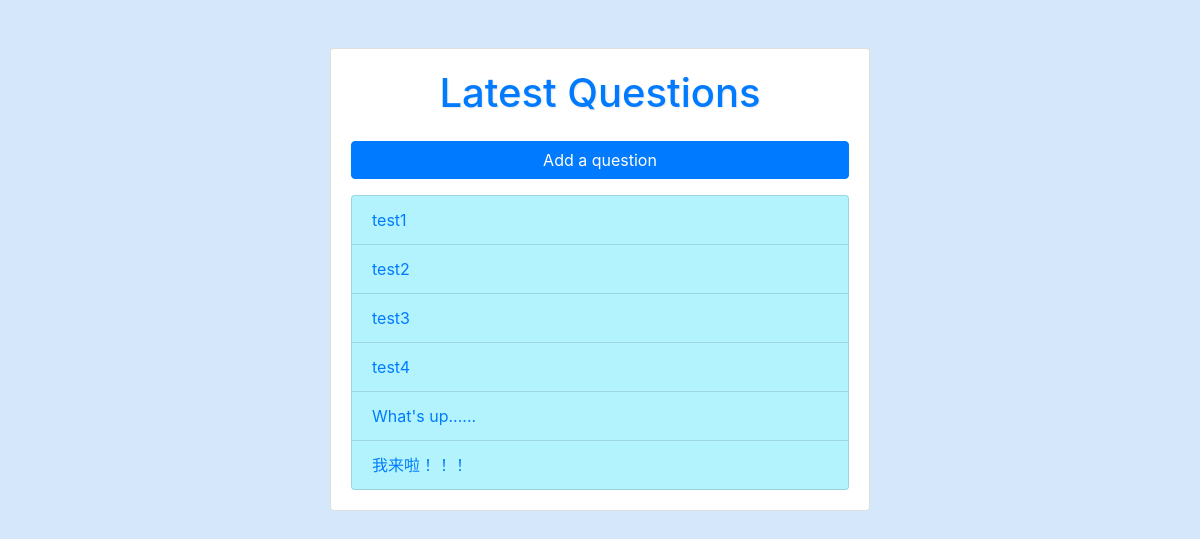
The app's page /myapp/, older data.
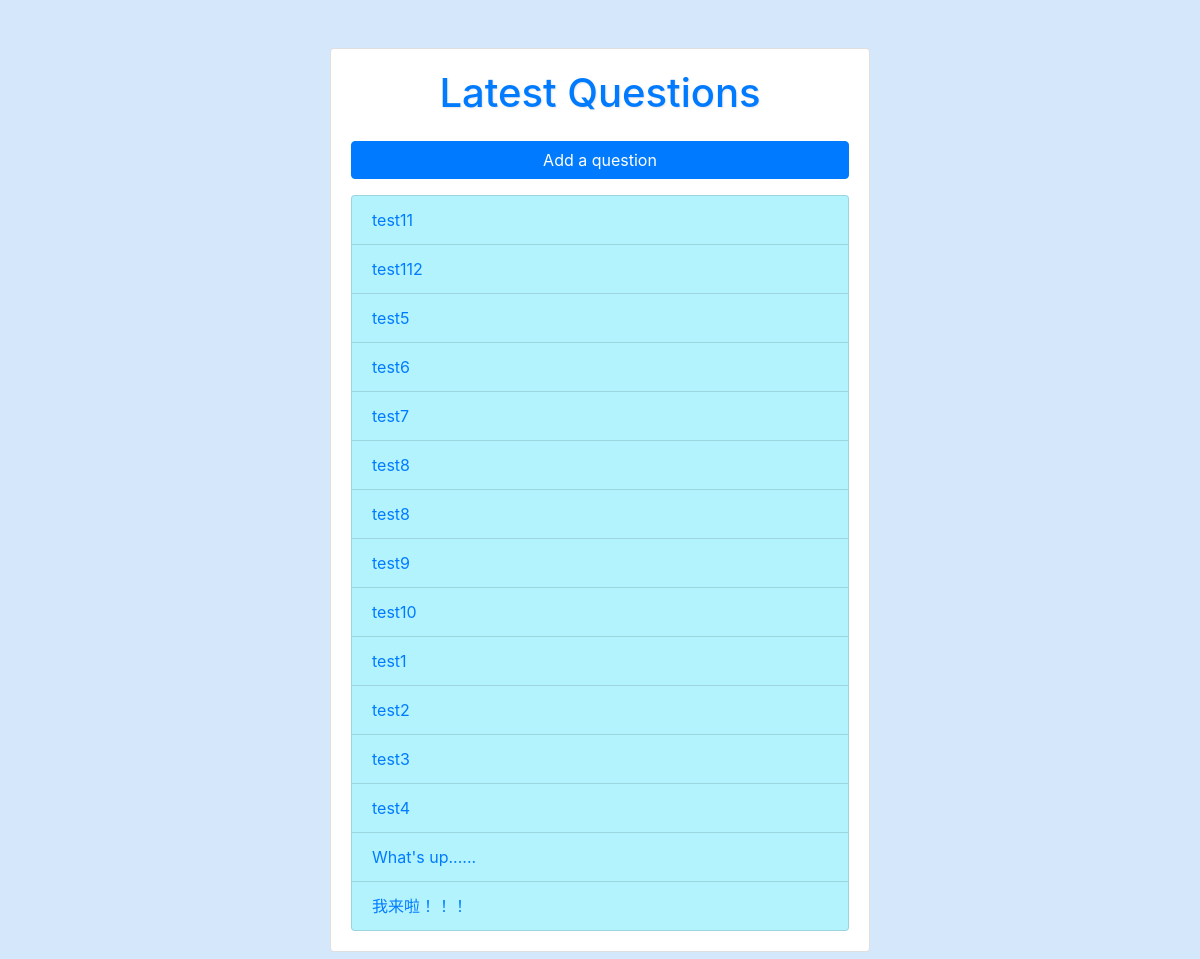
The same page, newer data.
### myapp/models.py (models this page shows, shortened)
class Question(models.Model):
    question_text = models.CharField(max_length=200)
    pub_date = models.DateTimeField("date published")

### myapp/views.py (the view)
# urls.py: path("", views.IndexView.as_view(), name="index"),
class IndexView(generic.ListView):
    template_name = "myapp/index.html"
    context_object_name = "latest_question_list"
    def get_queryset(self):
        return Question.objects.filter(pub_date__lte=timezone.now()).order_by("-pub_date")

### myapp/templates/myapp/index.html (shortened to what this page needs)
{% load static %}
<!DOCTYPE html>
<html lang="en">
<head>
    <link rel="stylesheet" href="https://maxcdn.bootstrapcdn.com/bootstrap/4.5.2/css/bootstrap.min.css">
    <link rel="stylesheet" href="{% static 'myapp/style.css' %}">
</head>
<body>
    <div class="container">
        <div class="row justify-content-center">
            <div class="col-md-6">
                <div class="card my-5">
                    <div class="card-body">
                        <h1 class="text-center mb-4">Latest Questions</h1>
                        <a href="{% url 'myapp:add_question' %}" class="btn btn-primary btn-block mb-3">Add a question</a>
                        {% if latest_question_list %}
                            <div class="scrollable">
                                <ul class="list-group">
                                {% for question in latest_question_list %}
                                    <li class="list-group-item"><a href="{% url 'myapp:detail' question.id %}">{{ question.question_text }}</a></li>
                                {% endfor %}
                                </ul>
                            </div>
                        {% else %}
                            <div class="alert alert-warning" role="alert">
                                No queations are available.
                            </div>
                        {% endif %}
                    </div>
                </div>
            </div>
        </div>
    </div>
</body>
</html>

### myapp/static/myapp/style.css (style rules this page uses)
body { background-color: #d5e8fb; }
.scrollable { max-height: 80vh; overflow-y: auto; }
.list-group-item { background-color: #b3f3fe; transition: background-color 0.3s; }
h1 { color: #007bff; text-shadow: 1px 1px 2px rgba(0, 0, 0, 0.1); }

Row changes from the older to the newer data that the page shows:
added Question: question_text "test11"
added Question: question_text "test112"
added Question: question_text "test5"
added Question: question_text "test6"
added Question: question_text "test7"
added Question: question_text "test8"
added Question: question_text "test8"
added Question: question_text "test9"
added Question: question_text "test10"
